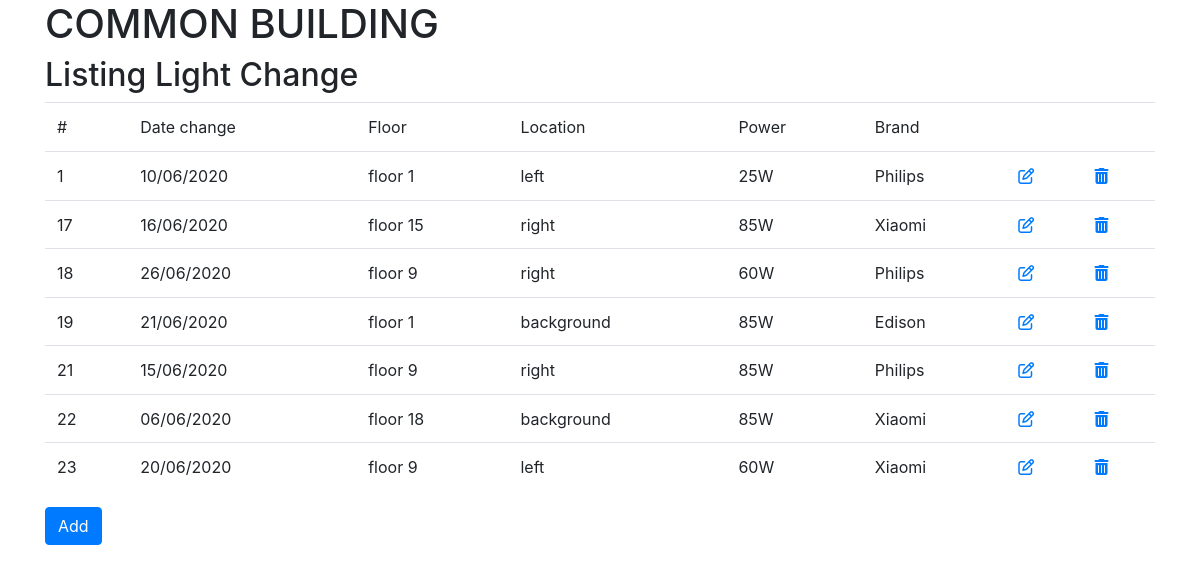
The page / on the database its author committed.
### tables this page shows
CREATE TABLE IF NOT EXISTS `light_change` (
  `id` int(11) NOT NULL AUTO_INCREMENT,
  `date_change` date NOT NULL,
  `floor` varchar(10) NOT NULL,
  `position` varchar(45) NOT NULL,
  `power` varchar(45) NOT NULL,
  `brand` varchar(45) NOT NULL,
  PRIMARY KEY (`id`)
);

### index.php (the view, shortened to what this page needs)
<?PHP
    require_once('db.php');
?>
<!DOCTYPE html>
<html lang="en">
<head>
    <link rel="stylesheet" href="https://stackpath.bootstrapcdn.com/bootstrap/4.5.0/css/bootstrap.min.css">
</head>
<body>
<div class="container">
    <h1>COMMON BUILDING</h1>
        <h2>Listing Light Change</h2>
            <table class="table">
                <thead class="thead-dark">
                    <tr>
                        <td scope="col">#</td>
                        <td scope="col">Date change</td>
                        <td scope="col">Floor</td>
                        <td scope="col">Location</td>
                        <td scope="col">Power</td>
                        <td scope="col">Brand</td>
                        <td scope="col"></td>
                        <td scope="col"></td>
                    </tr>
            <?php
                $sql = 'SELECT id, date_change, floor, position, power, brand FROM light_change';
                $sth = $dbh->prepare($sql);
                $sth->execute();
                $result =$sth->fetchAll(PDO::FETCH_ASSOC);
                $intlDateFormater = new IntlDateFormatter('fr_fr', IntlDateFormatter::SHORT, IntlDateFormatter::NONE);
                foreach( $result as $row){
                    echo '<tr>';
                    echo '<td>'.$row['id'].'</td>';
                    echo '<td>'.$intlDateFormater->format(strtotime($row['date_change'])).'</td>';
                    echo '<td>'.$row['floor'].'</td>';
                    echo '<td>'.$row['position'].'</td>';
                    echo '<td>'.$row['power'].'</td>';
                    echo '<td>'.$row['brand'].'</td>';
                    echo '<td><a href="edit.php?edit=1&id='.$row['id'].'"><span class="far fa-edit"></span></a></td>';
                    echo '<td><a href="delete.php?id='.$row['id'].'" ><span class="fas fa-trash-alt"></span></a></td>';
                    echo '<tr>';
                }
                ?>
                </thead>
            </table>
            <?php
                echo '<a href="add.php"><button type="submit" class="btn btn-primary">Add</button></a>';
            ?>
</div>
</body>
</html>

### rows shown on the page
light_change: id "1", date_change "10/06/2020", floor "floor 1", position "left", power "25W", brand "Philips"
light_change: id "17", date_change "16/06/2020", floor "floor 15", position "right", power "85W", brand "Xiaomi"
light_change: id "18", date_change "26/06/2020", floor "floor 9", position "right", power "60W", brand "Philips"
light_change: id "19", date_change "21/06/2020", floor "floor 1", position "background", power "85W", brand "Edison"
light_change: id "21", date_change "15/06/2020", floor "floor 9", position "right", power "85W", brand "Philips"
light_change: id "22", date_change "06/06/2020", floor "floor 18", position "background", power "85W", brand "Xiaomi"
light_change: id "23", date_change "20/06/2020", floor "floor 9", position "left", power "60W", brand "Xiaomi"
